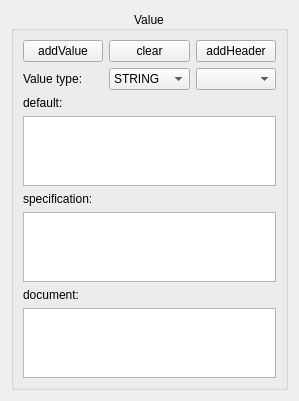
<?xml version="1.0" encoding="UTF-8"?>
<ui version="4.0">
 <class>FormValue</class>
 <widget class="QWidget" name="FormValue">
  <property name="geometry">
   <rect>
    <x>0</x>
    <y>0</y>
    <width>284</width>
    <height>375</height>
   </rect>
  </property>
  <property name="windowTitle">
   <string>Form</string>
  </property>
  <layout class="QGridLayout" name="gridLayout">
   <item row="0" column="0">
    <widget class="QGroupBox" name="groupBox">
     <property name="title">
      <string>Value</string>
     </property>
     <property name="alignment">
      <set>Qt::AlignCenter</set>
     </property>
     <layout class="QGridLayout" name="gridLayout_2">
      <item row="0" column="0">
       <widget class="QPushButton" name="pushButtonAdd">
        <property name="text">
         <string>addValue</string>
        </property>
       </widget>
      </item>
      <item row="0" column="1">
       <widget class="QPushButton" name="pushButtonClear">
        <property name="text">
         <string>clear</string>
        </property>
       </widget>
      </item>
      <item row="0" column="2">
       <widget class="QPushButton" name="pushButtonAddHeader">
        <property name="text">
         <string>addHeader</string>
        </property>
       </widget>
      </item>
      <item row="1" column="0">
       <widget class="QLabel" name="label">
        <property name="text">
         <string>Value type:</string>
        </property>
       </widget>
      </item>
      <item row="1" column="1">
       <widget class="QComboBox" name="comboBoxType">
        <item>
         <property name="text">
          <string>STRING</string>
         </property>
        </item>
        <item>
         <property name="text">
          <string>INT</string>
         </property>
        </item>
        <item>
         <property name="text">
          <string>FLOAT</string>
         </property>
        </item>
        <item>
         <property name="text">
          <string>DOUBLE</string>
         </property>
        </item>
        <item>
         <property name="text">
          <string>OPTION</string>
         </property>
        </item>
        <item>
         <property name="text">
          <string>HEADER</string>
         </property>
        </item>
       </widget>
      </item>
      <item row="1" column="2">
       <widget class="QComboBox" name="comboBoxHeader"/>
      </item>
      <item row="2" column="0">
       <widget class="QLabel" name="label_2">
        <property name="text">
         <string>default:</string>
        </property>
       </widget>
      </item>
      <item row="3" column="0" colspan="3">
       <widget class="QTextEdit" name="textEditValue"/>
      </item>
      <item row="4" column="0">
       <widget class="QLabel" name="label_3">
        <property name="text">
         <string>specification:</string>
        </property>
       </widget>
      </item>
      <item row="5" column="0" colspan="3">
       <widget class="QTextEdit" name="textEditSpec"/>
      </item>
      <item row="6" column="0">
       <widget class="QLabel" name="label_4">
        <property name="text">
         <string>document:</string>
        </property>
       </widget>
      </item>
      <item row="7" column="0" colspan="3">
       <widget class="QTextEdit" name="textEditDoc"/>
      </item>
     </layout>
    </widget>
   </item>
  </layout>
 </widget>
 <resources/>
 <connections/>
</ui>
